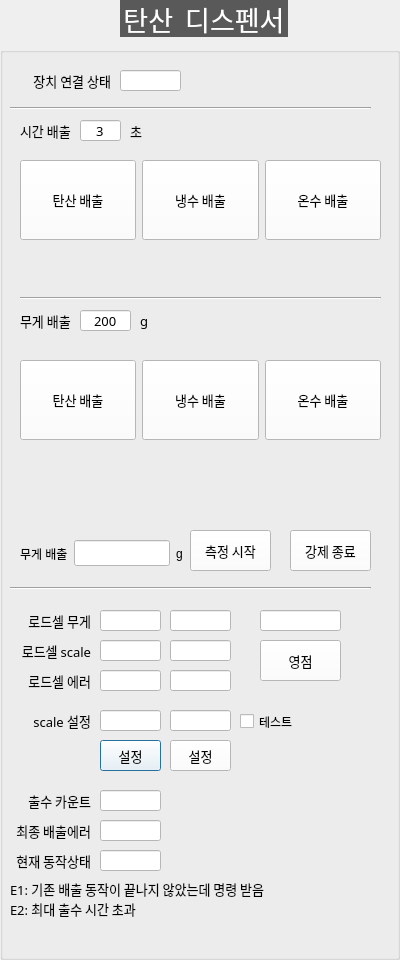
<?xml version="1.0" encoding="UTF-8"?>
<ui version="4.0">
 <class>DialogSoda</class>
 <widget class="QDialog" name="DialogSoda">
  <property name="geometry">
   <rect>
    <x>0</x>
    <y>0</y>
    <width>400</width>
    <height>960</height>
   </rect>
  </property>
  <property name="windowTitle">
   <string>Dialog</string>
  </property>
  <widget class="QGroupBox" name="GB_SODA">
   <property name="geometry">
    <rect>
     <x>0</x>
     <y>0</y>
     <width>400</width>
     <height>960</height>
    </rect>
   </property>
   <property name="font">
    <font>
     <family>함초롬돋움</family>
     <pointsize>20</pointsize>
     <weight>50</weight>
     <italic>false</italic>
     <bold>false</bold>
    </font>
   </property>
   <property name="styleSheet">
    <string notr="true">QGroupBox  {
    margin-top: 10px;
	font: 20pt &quot;함초롬돋움&quot;;
}

QGroupBox::title  {
    subcontrol-origin: margin;
    subcontrol-position: top center;
    padding: 10px 8000px 10px 8000px;
    background-color: #595959;
    color: rgb(255, 255, 255);
}
QLabel {
	font: 10pt &quot;함초롬돋움&quot;;
}
QComboBox{
	font: 10pt &quot;함초롬돋움&quot;;
	background-color: #ffffff
}
QPushButton{
	font: 10pt &quot;함초롬돋움&quot;;
	background-color: #ffffff
}
QLineEdit{
	font: 10pt &quot;함초롬돋움&quot;;
	background-color: #ffffff
}



</string>
   </property>
   <property name="title">
    <string>탄산  디스펜서</string>
   </property>
   <widget class="QLineEdit" name="LE_SLUSH_CONNECTION">
    <property name="geometry">
     <rect>
      <x>120</x>
      <y>70</y>
      <width>61</width>
      <height>21</height>
     </rect>
    </property>
    <property name="font">
     <font>
      <family>함초롬돋움</family>
      <pointsize>10</pointsize>
      <weight>50</weight>
      <italic>false</italic>
      <bold>false</bold>
     </font>
    </property>
    <property name="readOnly">
     <bool>true</bool>
    </property>
   </widget>
   <widget class="QLabel" name="label_110">
    <property name="geometry">
     <rect>
      <x>10</x>
      <y>70</y>
      <width>101</width>
      <height>21</height>
     </rect>
    </property>
    <property name="font">
     <font>
      <family>함초롬돋움</family>
      <pointsize>10</pointsize>
      <weight>50</weight>
      <italic>false</italic>
      <bold>false</bold>
     </font>
    </property>
    <property name="text">
     <string>장치 연결 상태</string>
    </property>
    <property name="alignment">
     <set>Qt::AlignRight|Qt::AlignTrailing|Qt::AlignVCenter</set>
    </property>
   </widget>
   <widget class="Line" name="line_37">
    <property name="geometry">
     <rect>
      <x>10</x>
      <y>100</y>
      <width>361</width>
      <height>16</height>
     </rect>
    </property>
    <property name="font">
     <font>
      <pointsize>11</pointsize>
     </font>
    </property>
    <property name="orientation">
     <enum>Qt::Horizontal</enum>
    </property>
   </widget>
   <widget class="QLineEdit" name="LE_DISPENSE_COUNT">
    <property name="geometry">
     <rect>
      <x>100</x>
      <y>790</y>
      <width>61</width>
      <height>21</height>
     </rect>
    </property>
    <property name="font">
     <font>
      <family>함초롬돋움</family>
      <pointsize>10</pointsize>
      <weight>50</weight>
      <italic>false</italic>
      <bold>false</bold>
     </font>
    </property>
    <property name="readOnly">
     <bool>true</bool>
    </property>
   </widget>
   <widget class="QLabel" name="label_112">
    <property name="geometry">
     <rect>
      <x>20</x>
      <y>790</y>
      <width>71</width>
      <height>21</height>
     </rect>
    </property>
    <property name="font">
     <font>
      <family>함초롬돋움</family>
      <pointsize>10</pointsize>
      <weight>50</weight>
      <italic>false</italic>
      <bold>false</bold>
     </font>
    </property>
    <property name="text">
     <string>출수 카운트</string>
    </property>
    <property name="alignment">
     <set>Qt::AlignRight|Qt::AlignTrailing|Qt::AlignVCenter</set>
    </property>
   </widget>
   <widget class="QLineEdit" name="LE_LAST_DISPENSE_ERROR">
    <property name="geometry">
     <rect>
      <x>100</x>
      <y>820</y>
      <width>61</width>
      <height>21</height>
     </rect>
    </property>
    <property name="font">
     <font>
      <family>함초롬돋움</family>
      <pointsize>10</pointsize>
      <weight>50</weight>
      <italic>false</italic>
      <bold>false</bold>
     </font>
    </property>
    <property name="readOnly">
     <bool>true</bool>
    </property>
   </widget>
   <widget class="QLabel" name="label_113">
    <property name="geometry">
     <rect>
      <x>10</x>
      <y>820</y>
      <width>81</width>
      <height>21</height>
     </rect>
    </property>
    <property name="font">
     <font>
      <family>함초롬돋움</family>
      <pointsize>10</pointsize>
      <weight>50</weight>
      <italic>false</italic>
      <bold>false</bold>
     </font>
    </property>
    <property name="text">
     <string>최종 배출에러</string>
    </property>
    <property name="alignment">
     <set>Qt::AlignRight|Qt::AlignTrailing|Qt::AlignVCenter</set>
    </property>
   </widget>
   <widget class="QLabel" name="label_114">
    <property name="geometry">
     <rect>
      <x>10</x>
      <y>850</y>
      <width>81</width>
      <height>21</height>
     </rect>
    </property>
    <property name="font">
     <font>
      <family>함초롬돋움</family>
      <pointsize>10</pointsize>
      <weight>50</weight>
      <italic>false</italic>
      <bold>false</bold>
     </font>
    </property>
    <property name="text">
     <string>현재 동작상태</string>
    </property>
    <property name="alignment">
     <set>Qt::AlignRight|Qt::AlignTrailing|Qt::AlignVCenter</set>
    </property>
   </widget>
   <widget class="QLineEdit" name="LE_OP_STATE">
    <property name="geometry">
     <rect>
      <x>100</x>
      <y>850</y>
      <width>61</width>
      <height>21</height>
     </rect>
    </property>
    <property name="font">
     <font>
      <family>함초롬돋움</family>
      <pointsize>10</pointsize>
      <weight>50</weight>
      <italic>false</italic>
      <bold>false</bold>
     </font>
    </property>
    <property name="readOnly">
     <bool>true</bool>
    </property>
   </widget>
   <widget class="QLabel" name="label">
    <property name="geometry">
     <rect>
      <x>10</x>
      <y>880</y>
      <width>311</width>
      <height>17</height>
     </rect>
    </property>
    <property name="font">
     <font>
      <family>함초롬돋움</family>
      <pointsize>10</pointsize>
      <weight>50</weight>
      <italic>false</italic>
      <bold>false</bold>
     </font>
    </property>
    <property name="text">
     <string>E1: 기존 배출 동작이 끝나지 않았는데 명령 받음</string>
    </property>
   </widget>
   <widget class="QLabel" name="label_2">
    <property name="geometry">
     <rect>
      <x>10</x>
      <y>900</y>
      <width>311</width>
      <height>17</height>
     </rect>
    </property>
    <property name="font">
     <font>
      <family>함초롬돋움</family>
      <pointsize>10</pointsize>
      <weight>50</weight>
      <italic>false</italic>
      <bold>false</bold>
     </font>
    </property>
    <property name="text">
     <string>E2: 최대 출수 시간 초과</string>
    </property>
   </widget>
   <widget class="QLabel" name="label_22">
    <property name="enabled">
     <bool>true</bool>
    </property>
    <property name="geometry">
     <rect>
      <x>130</x>
      <y>120</y>
      <width>21</width>
      <height>21</height>
     </rect>
    </property>
    <property name="font">
     <font>
      <family>함초롬돋움</family>
      <pointsize>10</pointsize>
      <weight>50</weight>
      <italic>false</italic>
      <bold>false</bold>
     </font>
    </property>
    <property name="text">
     <string>초</string>
    </property>
   </widget>
   <widget class="QLineEdit" name="LE_OUT_TIME">
    <property name="enabled">
     <bool>true</bool>
    </property>
    <property name="geometry">
     <rect>
      <x>80</x>
      <y>120</y>
      <width>41</width>
      <height>21</height>
     </rect>
    </property>
    <property name="font">
     <font>
      <family>함초롬돋움</family>
      <pointsize>10</pointsize>
      <weight>50</weight>
      <italic>false</italic>
      <bold>false</bold>
     </font>
    </property>
    <property name="text">
     <string>3</string>
    </property>
    <property name="alignment">
     <set>Qt::AlignCenter</set>
    </property>
   </widget>
   <widget class="QLabel" name="label_116">
    <property name="geometry">
     <rect>
      <x>10</x>
      <y>610</y>
      <width>81</width>
      <height>21</height>
     </rect>
    </property>
    <property name="font">
     <font>
      <family>함초롬돋움</family>
      <pointsize>10</pointsize>
      <weight>50</weight>
      <italic>false</italic>
      <bold>false</bold>
     </font>
    </property>
    <property name="text">
     <string>로드셀 무게</string>
    </property>
    <property name="alignment">
     <set>Qt::AlignRight|Qt::AlignTrailing|Qt::AlignVCenter</set>
    </property>
   </widget>
   <widget class="QLabel" name="label_117">
    <property name="geometry">
     <rect>
      <x>10</x>
      <y>640</y>
      <width>81</width>
      <height>21</height>
     </rect>
    </property>
    <property name="font">
     <font>
      <family>함초롬돋움</family>
      <pointsize>10</pointsize>
      <weight>50</weight>
      <italic>false</italic>
      <bold>false</bold>
     </font>
    </property>
    <property name="text">
     <string>로드셀 scale</string>
    </property>
    <property name="alignment">
     <set>Qt::AlignRight|Qt::AlignTrailing|Qt::AlignVCenter</set>
    </property>
   </widget>
   <widget class="QLabel" name="label_118">
    <property name="geometry">
     <rect>
      <x>10</x>
      <y>670</y>
      <width>81</width>
      <height>21</height>
     </rect>
    </property>
    <property name="font">
     <font>
      <family>함초롬돋움</family>
      <pointsize>10</pointsize>
      <weight>50</weight>
      <italic>false</italic>
      <bold>false</bold>
     </font>
    </property>
    <property name="text">
     <string>로드셀 에러</string>
    </property>
    <property name="alignment">
     <set>Qt::AlignRight|Qt::AlignTrailing|Qt::AlignVCenter</set>
    </property>
   </widget>
   <widget class="QLineEdit" name="LE_LOADCELL_WEIGHT">
    <property name="geometry">
     <rect>
      <x>100</x>
      <y>610</y>
      <width>61</width>
      <height>21</height>
     </rect>
    </property>
    <property name="font">
     <font>
      <family>함초롬돋움</family>
      <pointsize>10</pointsize>
      <weight>50</weight>
      <italic>false</italic>
      <bold>false</bold>
     </font>
    </property>
    <property name="readOnly">
     <bool>true</bool>
    </property>
   </widget>
   <widget class="QLineEdit" name="LE_LOADCELL_SCALE">
    <property name="geometry">
     <rect>
      <x>100</x>
      <y>640</y>
      <width>61</width>
      <height>21</height>
     </rect>
    </property>
    <property name="font">
     <font>
      <family>함초롬돋움</family>
      <pointsize>10</pointsize>
      <weight>50</weight>
      <italic>false</italic>
      <bold>false</bold>
     </font>
    </property>
    <property name="readOnly">
     <bool>true</bool>
    </property>
   </widget>
   <widget class="QLineEdit" name="LE_LOADCELL_ERROR">
    <property name="geometry">
     <rect>
      <x>100</x>
      <y>670</y>
      <width>61</width>
      <height>21</height>
     </rect>
    </property>
    <property name="font">
     <font>
      <family>함초롬돋움</family>
      <pointsize>10</pointsize>
      <weight>50</weight>
      <italic>false</italic>
      <bold>false</bold>
     </font>
    </property>
    <property name="readOnly">
     <bool>true</bool>
    </property>
   </widget>
   <widget class="QLabel" name="label_119">
    <property name="geometry">
     <rect>
      <x>10</x>
      <y>710</y>
      <width>81</width>
      <height>21</height>
     </rect>
    </property>
    <property name="font">
     <font>
      <family>함초롬돋움</family>
      <pointsize>10</pointsize>
      <weight>50</weight>
      <italic>false</italic>
      <bold>false</bold>
     </font>
    </property>
    <property name="text">
     <string>scale 설정</string>
    </property>
    <property name="alignment">
     <set>Qt::AlignRight|Qt::AlignTrailing|Qt::AlignVCenter</set>
    </property>
   </widget>
   <widget class="QLineEdit" name="LE_LOADCELL_SET_SCALE">
    <property name="geometry">
     <rect>
      <x>100</x>
      <y>710</y>
      <width>61</width>
      <height>21</height>
     </rect>
    </property>
    <property name="font">
     <font>
      <family>함초롬돋움</family>
      <pointsize>10</pointsize>
      <weight>50</weight>
      <italic>false</italic>
      <bold>false</bold>
     </font>
    </property>
    <property name="readOnly">
     <bool>false</bool>
    </property>
   </widget>
   <widget class="QPushButton" name="BTN_SET_SCALE">
    <property name="geometry">
     <rect>
      <x>100</x>
      <y>740</y>
      <width>61</width>
      <height>31</height>
     </rect>
    </property>
    <property name="font">
     <font>
      <family>함초롬돋움</family>
      <pointsize>10</pointsize>
      <weight>50</weight>
      <italic>false</italic>
      <bold>false</bold>
     </font>
    </property>
    <property name="text">
     <string>설정</string>
    </property>
   </widget>
   <widget class="QPushButton" name="BTN_TARE">
    <property name="geometry">
     <rect>
      <x>260</x>
      <y>640</y>
      <width>81</width>
      <height>41</height>
     </rect>
    </property>
    <property name="font">
     <font>
      <family>함초롬돋움</family>
      <pointsize>10</pointsize>
      <weight>50</weight>
      <italic>false</italic>
      <bold>false</bold>
     </font>
    </property>
    <property name="text">
     <string>영점</string>
    </property>
   </widget>
   <widget class="QLineEdit" name="LE_OUT_WEIGHT">
    <property name="enabled">
     <bool>true</bool>
    </property>
    <property name="geometry">
     <rect>
      <x>80</x>
      <y>310</y>
      <width>51</width>
      <height>21</height>
     </rect>
    </property>
    <property name="font">
     <font>
      <family>함초롬돋움</family>
      <pointsize>10</pointsize>
      <weight>50</weight>
      <italic>false</italic>
      <bold>false</bold>
     </font>
    </property>
    <property name="text">
     <string>200</string>
    </property>
    <property name="alignment">
     <set>Qt::AlignCenter</set>
    </property>
   </widget>
   <widget class="QLabel" name="label_27">
    <property name="enabled">
     <bool>true</bool>
    </property>
    <property name="geometry">
     <rect>
      <x>140</x>
      <y>310</y>
      <width>21</width>
      <height>21</height>
     </rect>
    </property>
    <property name="font">
     <font>
      <family>함초롬돋움</family>
      <pointsize>10</pointsize>
      <weight>50</weight>
      <italic>false</italic>
      <bold>false</bold>
     </font>
    </property>
    <property name="text">
     <string>g</string>
    </property>
   </widget>
   <widget class="QLabel" name="label_111">
    <property name="enabled">
     <bool>true</bool>
    </property>
    <property name="geometry">
     <rect>
      <x>20</x>
      <y>120</y>
      <width>61</width>
      <height>21</height>
     </rect>
    </property>
    <property name="font">
     <font>
      <family>함초롬돋움</family>
      <pointsize>10</pointsize>
      <weight>50</weight>
      <italic>false</italic>
      <bold>false</bold>
     </font>
    </property>
    <property name="text">
     <string>시간 배출</string>
    </property>
    <property name="alignment">
     <set>Qt::AlignLeading|Qt::AlignLeft|Qt::AlignVCenter</set>
    </property>
   </widget>
   <widget class="QLabel" name="label_121">
    <property name="enabled">
     <bool>true</bool>
    </property>
    <property name="geometry">
     <rect>
      <x>20</x>
      <y>310</y>
      <width>61</width>
      <height>21</height>
     </rect>
    </property>
    <property name="font">
     <font>
      <family>함초롬돋움</family>
      <pointsize>10</pointsize>
      <weight>50</weight>
      <italic>false</italic>
      <bold>false</bold>
     </font>
    </property>
    <property name="text">
     <string>무게 배출</string>
    </property>
    <property name="alignment">
     <set>Qt::AlignLeading|Qt::AlignLeft|Qt::AlignVCenter</set>
    </property>
   </widget>
   <widget class="Line" name="line_39">
    <property name="geometry">
     <rect>
      <x>10</x>
      <y>580</y>
      <width>361</width>
      <height>16</height>
     </rect>
    </property>
    <property name="font">
     <font>
      <pointsize>11</pointsize>
     </font>
    </property>
    <property name="orientation">
     <enum>Qt::Horizontal</enum>
    </property>
   </widget>
   <widget class="QPushButton" name="BTN_SET_SCALE_2">
    <property name="geometry">
     <rect>
      <x>170</x>
      <y>740</y>
      <width>61</width>
      <height>31</height>
     </rect>
    </property>
    <property name="font">
     <font>
      <family>함초롬돋움</family>
      <pointsize>10</pointsize>
      <weight>50</weight>
      <italic>false</italic>
      <bold>false</bold>
     </font>
    </property>
    <property name="text">
     <string>설정</string>
    </property>
   </widget>
   <widget class="QLineEdit" name="LE_LOADCELL_SCALE_2">
    <property name="geometry">
     <rect>
      <x>170</x>
      <y>640</y>
      <width>61</width>
      <height>21</height>
     </rect>
    </property>
    <property name="font">
     <font>
      <family>함초롬돋움</family>
      <pointsize>10</pointsize>
      <weight>50</weight>
      <italic>false</italic>
      <bold>false</bold>
     </font>
    </property>
    <property name="readOnly">
     <bool>true</bool>
    </property>
   </widget>
   <widget class="QLineEdit" name="LE_LOADCELL_WEIGHT_2">
    <property name="geometry">
     <rect>
      <x>170</x>
      <y>610</y>
      <width>61</width>
      <height>21</height>
     </rect>
    </property>
    <property name="font">
     <font>
      <family>함초롬돋움</family>
      <pointsize>10</pointsize>
      <weight>50</weight>
      <italic>false</italic>
      <bold>false</bold>
     </font>
    </property>
    <property name="readOnly">
     <bool>true</bool>
    </property>
   </widget>
   <widget class="QLineEdit" name="LE_LOADCELL_SET_SCALE_2">
    <property name="geometry">
     <rect>
      <x>170</x>
      <y>710</y>
      <width>61</width>
      <height>21</height>
     </rect>
    </property>
    <property name="font">
     <font>
      <family>함초롬돋움</family>
      <pointsize>10</pointsize>
      <weight>50</weight>
      <italic>false</italic>
      <bold>false</bold>
     </font>
    </property>
    <property name="readOnly">
     <bool>false</bool>
    </property>
   </widget>
   <widget class="QLineEdit" name="LE_LOADCELL_ERROR_2">
    <property name="geometry">
     <rect>
      <x>170</x>
      <y>670</y>
      <width>61</width>
      <height>21</height>
     </rect>
    </property>
    <property name="font">
     <font>
      <family>함초롬돋움</family>
      <pointsize>10</pointsize>
      <weight>50</weight>
      <italic>false</italic>
      <bold>false</bold>
     </font>
    </property>
    <property name="readOnly">
     <bool>true</bool>
    </property>
   </widget>
   <widget class="QLineEdit" name="LE_LOADCELL_TOTAL_WEIGHT">
    <property name="geometry">
     <rect>
      <x>260</x>
      <y>610</y>
      <width>81</width>
      <height>21</height>
     </rect>
    </property>
    <property name="font">
     <font>
      <family>함초롬돋움</family>
      <pointsize>10</pointsize>
      <weight>50</weight>
      <italic>false</italic>
      <bold>false</bold>
     </font>
    </property>
    <property name="readOnly">
     <bool>true</bool>
    </property>
   </widget>
   <widget class="QCheckBox" name="CB_SCALE_TEST">
    <property name="geometry">
     <rect>
      <x>240</x>
      <y>710</y>
      <width>81</width>
      <height>23</height>
     </rect>
    </property>
    <property name="text">
     <string>테스트</string>
    </property>
   </widget>
   <widget class="QPushButton" name="BTN_START_MEASURE">
    <property name="geometry">
     <rect>
      <x>190</x>
      <y>530</y>
      <width>81</width>
      <height>41</height>
     </rect>
    </property>
    <property name="font">
     <font>
      <family>함초롬돋움</family>
      <pointsize>10</pointsize>
      <weight>50</weight>
      <italic>false</italic>
      <bold>false</bold>
     </font>
    </property>
    <property name="text">
     <string>측정 시작</string>
    </property>
   </widget>
   <widget class="QPushButton" name="BTN_ROBOT_STOP">
    <property name="geometry">
     <rect>
      <x>290</x>
      <y>530</y>
      <width>81</width>
      <height>41</height>
     </rect>
    </property>
    <property name="font">
     <font>
      <family>함초롬돋움</family>
      <pointsize>10</pointsize>
      <weight>50</weight>
      <italic>false</italic>
      <bold>false</bold>
     </font>
    </property>
    <property name="text">
     <string>강제 종료</string>
    </property>
   </widget>
   <widget class="QWidget" name="layoutWidget">
    <property name="geometry">
     <rect>
      <x>20</x>
      <y>540</y>
      <width>163</width>
      <height>27</height>
     </rect>
    </property>
    <layout class="QHBoxLayout" name="horizontalLayout">
     <item>
      <widget class="QLabel" name="label_5">
       <property name="text">
        <string>무게 배출</string>
       </property>
      </widget>
     </item>
     <item>
      <widget class="QLineEdit" name="LE_LOADCELL_THRESHOLD">
       <property name="font">
        <font>
         <family>함초롬돋움</family>
         <pointsize>10</pointsize>
         <weight>50</weight>
         <italic>false</italic>
         <bold>false</bold>
        </font>
       </property>
       <property name="readOnly">
        <bool>false</bool>
       </property>
      </widget>
     </item>
     <item>
      <widget class="QLabel" name="label_6">
       <property name="text">
        <string>g</string>
       </property>
      </widget>
     </item>
    </layout>
   </widget>
   <widget class="Line" name="line_38">
    <property name="geometry">
     <rect>
      <x>20</x>
      <y>290</y>
      <width>361</width>
      <height>16</height>
     </rect>
    </property>
    <property name="font">
     <font>
      <pointsize>11</pointsize>
     </font>
    </property>
    <property name="orientation">
     <enum>Qt::Horizontal</enum>
    </property>
   </widget>
   <widget class="QWidget" name="layoutWidget_2">
    <property name="geometry">
     <rect>
      <x>20</x>
      <y>350</y>
      <width>361</width>
      <height>101</height>
     </rect>
    </property>
    <layout class="QHBoxLayout" name="horizontalLayout_3">
     <item>
      <widget class="QPushButton" name="BTN_DISPENSE_SODA_BY_TIME_2">
       <property name="enabled">
        <bool>true</bool>
       </property>
       <property name="minimumSize">
        <size>
         <width>0</width>
         <height>80</height>
        </size>
       </property>
       <property name="font">
        <font>
         <family>함초롬돋움</family>
         <pointsize>10</pointsize>
         <weight>50</weight>
         <italic>false</italic>
         <bold>false</bold>
        </font>
       </property>
       <property name="text">
        <string>탄산 배출</string>
       </property>
      </widget>
     </item>
     <item>
      <widget class="QPushButton" name="BTN_DISPENSE_COLD_BY_WEIGHT">
       <property name="enabled">
        <bool>true</bool>
       </property>
       <property name="minimumSize">
        <size>
         <width>0</width>
         <height>80</height>
        </size>
       </property>
       <property name="font">
        <font>
         <family>함초롬돋움</family>
         <pointsize>10</pointsize>
         <weight>50</weight>
         <italic>false</italic>
         <bold>false</bold>
        </font>
       </property>
       <property name="text">
        <string>냉수 배출</string>
       </property>
      </widget>
     </item>
     <item>
      <widget class="QPushButton" name="BTN_DISPENSE_HOT_BY_WEIGHT">
       <property name="enabled">
        <bool>true</bool>
       </property>
       <property name="minimumSize">
        <size>
         <width>0</width>
         <height>80</height>
        </size>
       </property>
       <property name="font">
        <font>
         <family>함초롬돋움</family>
         <pointsize>10</pointsize>
         <weight>50</weight>
         <italic>false</italic>
         <bold>false</bold>
        </font>
       </property>
       <property name="text">
        <string>온수 배출</string>
       </property>
      </widget>
     </item>
    </layout>
   </widget>
   <widget class="QWidget" name="">
    <property name="geometry">
     <rect>
      <x>20</x>
      <y>150</y>
      <width>361</width>
      <height>101</height>
     </rect>
    </property>
    <layout class="QHBoxLayout" name="horizontalLayout_2">
     <item>
      <widget class="QPushButton" name="BTN_DISPENSE_SODA_BY_TIME">
       <property name="enabled">
        <bool>true</bool>
       </property>
       <property name="minimumSize">
        <size>
         <width>0</width>
         <height>80</height>
        </size>
       </property>
       <property name="font">
        <font>
         <family>함초롬돋움</family>
         <pointsize>10</pointsize>
         <weight>50</weight>
         <italic>false</italic>
         <bold>false</bold>
        </font>
       </property>
       <property name="text">
        <string>탄산 배출</string>
       </property>
      </widget>
     </item>
     <item>
      <widget class="QPushButton" name="BTN_DISPENSE_COLD_BY_TIME">
       <property name="enabled">
        <bool>true</bool>
       </property>
       <property name="minimumSize">
        <size>
         <width>0</width>
         <height>80</height>
        </size>
       </property>
       <property name="font">
        <font>
         <family>함초롬돋움</family>
         <pointsize>10</pointsize>
         <weight>50</weight>
         <italic>false</italic>
         <bold>false</bold>
        </font>
       </property>
       <property name="text">
        <string>냉수 배출</string>
       </property>
      </widget>
     </item>
     <item>
      <widget class="QPushButton" name="BTN_DISPENSE_HOT_BY_TIME">
       <property name="enabled">
        <bool>true</bool>
       </property>
       <property name="minimumSize">
        <size>
         <width>0</width>
         <height>80</height>
        </size>
       </property>
       <property name="font">
        <font>
         <family>함초롬돋움</family>
         <pointsize>10</pointsize>
         <weight>50</weight>
         <italic>false</italic>
         <bold>false</bold>
        </font>
       </property>
       <property name="text">
        <string>온수 배출</string>
       </property>
      </widget>
     </item>
    </layout>
   </widget>
  </widget>
 </widget>
 <resources/>
 <connections/>
</ui>
